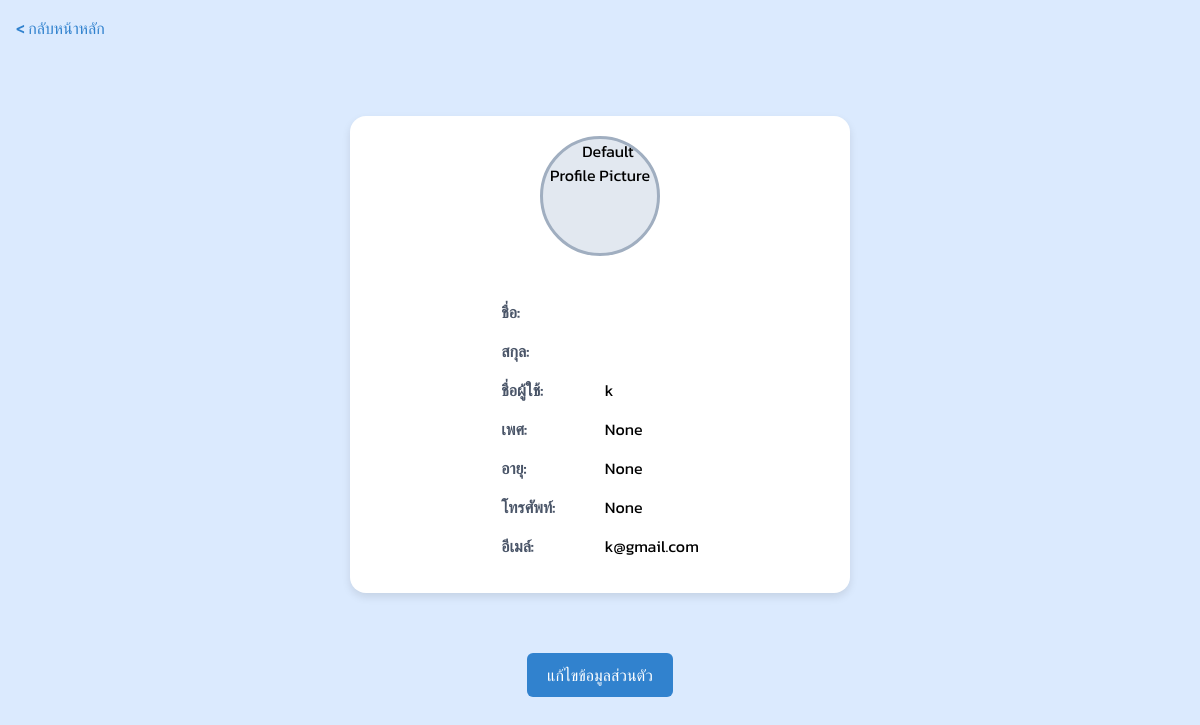
The app's page /user_profile/ (signed in) with its own data.
### accounts/models.py (models this page shows)
class Profile(models.Model):
    ROLE_CHOICES = [
        ('User', 'User'),
        ('Admin', 'Admin'),
        ('Expert', 'Expert'),
        ('Seller', 'Seller'),
    ]
    user = models.OneToOneField(User, on_delete=models.CASCADE, related_name='profile')  # เชื่อมกับ User
    role = models.CharField(max_length=10, choices=ROLE_CHOICES, default='User')  # บทบาทของผู้ใช้
    address = models.CharField(max_length=255, blank=True, null=True)  # ที่อยู่
    phone_number = models.CharField(max_length=10, blank=True, null=True)  # เบอร์โทรศัพท์
    skin_problem = models.TextField(blank=True, null=True)  # ปัญหาผิว
    image = models.ImageField(upload_to='profile_pics/', blank=True, null=True)  # รูปโปรไฟล์
    age = models.IntegerField(blank=True, null=True)  # อายุ
    gender = models.CharField(max_length=10, blank=True, null=True)  # เพศ
    def __str__(self):
        return f'{self.user.username} Profile'

### accounts/views.py (the view)
# urls.py: path('user_profile/', views.user_profile, name='user_profile'),  # ดูโปรไฟล์
@login_required
def user_profile(request):
    try:
        profile = Profile.objects.get(user=request.user)
        print(profile)
        if profile.role == 'Expert':
            return redirect('expert_profile')
        elif profile.role == 'Seller':
            return redirect('seller_profile')
        else:
            return render(request, 'user_profile.html', {'profile': profile})
    except Profile.DoesNotExist:
        return render(request, 'error.html', {'message': 'โปรไฟล์ไม่พบ'})

### templates/user_profile.html (shortened to what this page needs)
{% load static %}
<!DOCTYPE html>
<html lang="th">
<head>
    <script src="https://cdn.tailwindcss.com"></script>
</head>
<body class="bg-blue-100">
    <div class="p-4">
        <a href="{% url 'user_home' %}" class="back-button">&lt; กลับหน้าหลัก</a>
    </div>
    <div class="profile-container">
        <div class="flex flex-col items-center">
            <div class="profile-picture relative">
                {% if user.profile.image %}
                    <img src="{{ user.profile.image.url }}" alt="Profile Picture">
                {% else %}
                    <img src="{% static 'images/user-icon.png' %}" alt="Default Profile Picture">
                {% endif %}
            </div>
            <div class="user-info mt-6">
                <div>
                    <label>ชื่อ:</label>
                </div>
                <div>
                    <label>สกุล:</label>
                </div>
                <div>
                    <label>ชื่อผู้ใช้:</label>
                    <span>{{ user.username }}</span>
                </div>
                <div>
                    <label>เพศ:</label>
                    <span>{{ profile.gender }}</span>
                </div>
                <div>
                    <label>อายุ:</label>
                    <span>{{ profile.age }}</span>
                </div>
                <div>
                    <label>โทรศัพท์:</label>
                    <span>{{ profile.phone_number }}</span>
                </div>
                <div>
                    <label>อีเมล์:</label>
                    <span>{{ user.email }}</span>
                </div>
            </div>
        </div>
    </div>
    <div class="text-center mt-4">
        <a href="{% url 'edit_profile' %}" class="edit-button">แก้ไขข้อมูลส่วนตัว</a>
    </div>
</body>
</html>

### templates/user_profile.html (style rules this page uses)
* { font-family: "Kanit", sans-serif; }
.profile-container { background-color: white; border-radius: 16px; box-shadow: 0 4px 8px rgba(0, 0, 0, 0.1); padding: 20px; max-width: 500px; margin: 40px auto; text-align: center; }
.profile-picture { position: relative; width: 120px; height: 120px; border-radius: 50%; overflow: hidden; margin: 0 auto 20px; border: 3px solid #A0AEC0; background-color: #E2E8F0; }
.profile-picture img { width: 100%; height: 100%; object-fit: cover; }
.user-info label { color: #4A5568; font-weight: 600; display: inline-block; width: 100px; }
.user-info div { margin-bottom: 15px; text-align: left; }
.back-button { color: #3182CE; font-weight: 500; text-decoration: none; display: inline-block; margin-bottom: 20px; }
.edit-button { margin-top: 20px; background-color: #3182CE; color: white; padding: 10px 20px; border-radius: 6px; text-decoration: none; display: inline-block; }

### records on screen
Profile: gender "None", age "None", phone_number "None"

### other values on screen
{{ user.username }} "k"
{{ user.email }} "k@gmail.com"
